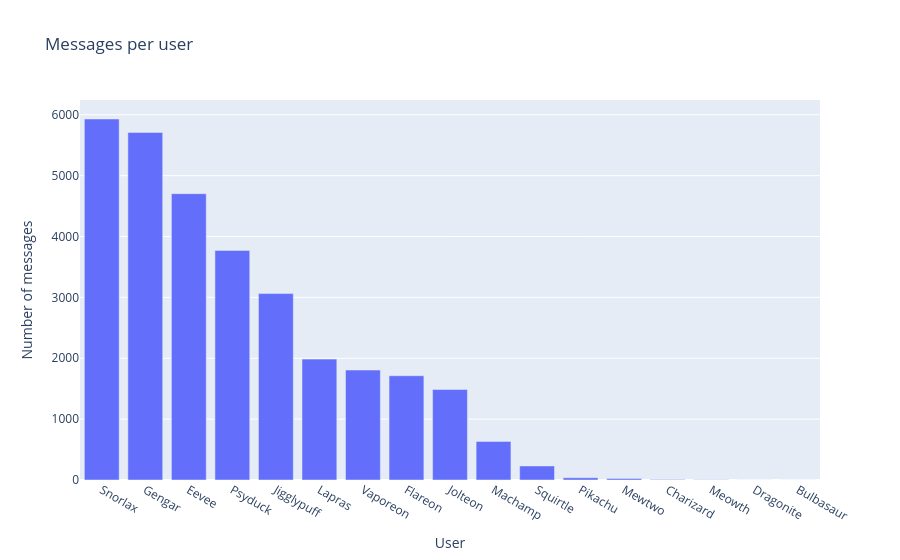

Notebook code for this chart:
### Markdown cell above
Mensajes por miembro

### Code cell
# Messages per participant as a DataFrame
messages_per_person = (
    df.groupby("sender")
    .size()
    .sort_values(ascending=False)
    .reset_index(name="messages")
)

messages_per_person.head(1)

# Gráfica
fig = px.bar(
    messages_per_person,
    x="sender",
    y="messages",
    title="Messages per user",
    labels={
        "sender": "User",
        "messages": "Number of messages"
    }
)
# 1. Esto guarda el gráfico interactivo completo en un archivo llamado grafica.html
fig.write_html("grafica_mensajes.html", include_plotlyjs="cdn")

fig.show()

### Figure 1 — Plotly figure (JSON) as saved in the notebook; plotly's stock layout.template omitted (floating-point values rounded to 4 significant figures)
{"data": [{"hovertemplate": "User=%{x}<br>Number of messages=%{y}<extra></extra>", "legendgroup": "", "marker": {"color": "#636efa", "pattern": {"shape": ""}}, "name": "", "orientation": "v", "showlegend": false, "textposition": "auto", "type": "bar", "x": ["Snorlax", "Gengar", "Eevee", "Psyduck", "Jigglypuff", "Lapras", "Vaporeon", "Flareon", "Jolteon", "Machamp", "Squirtle", "Pikachu", "Mewtwo", "Charizard", "Meowth", "Dragonite", "Bulbasaur"], "xaxis": "x", "y": [5931, 5710, 4704, 3772, 3063, 1986, 1806, 1713, 1487, 634, 231, 37, 26, 9, 3, 2, 2], "yaxis": "y"}], "layout": {"barmode": "relative", "legend": {"tracegroupgap": 0}, "title": {"text": "Messages per user"}, "xaxis": {"anchor": "y", "domain": [0, 1], "title": {"text": "User"}}, "yaxis": {"anchor": "x", "domain": [0, 1], "title": {"text": "Number of messages"}}}}
